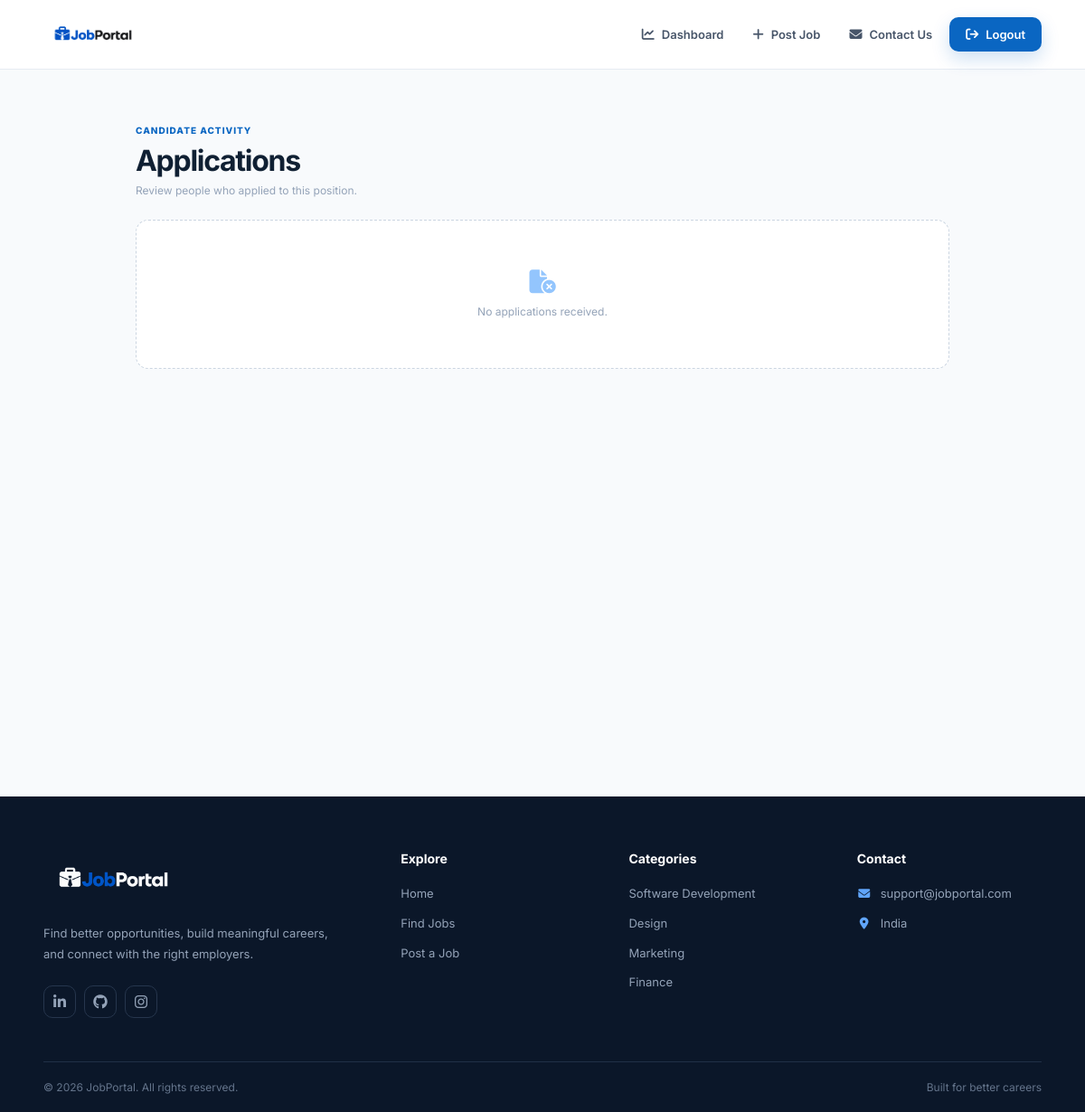
The app's page /job/12/applications/ (signed in), older data.
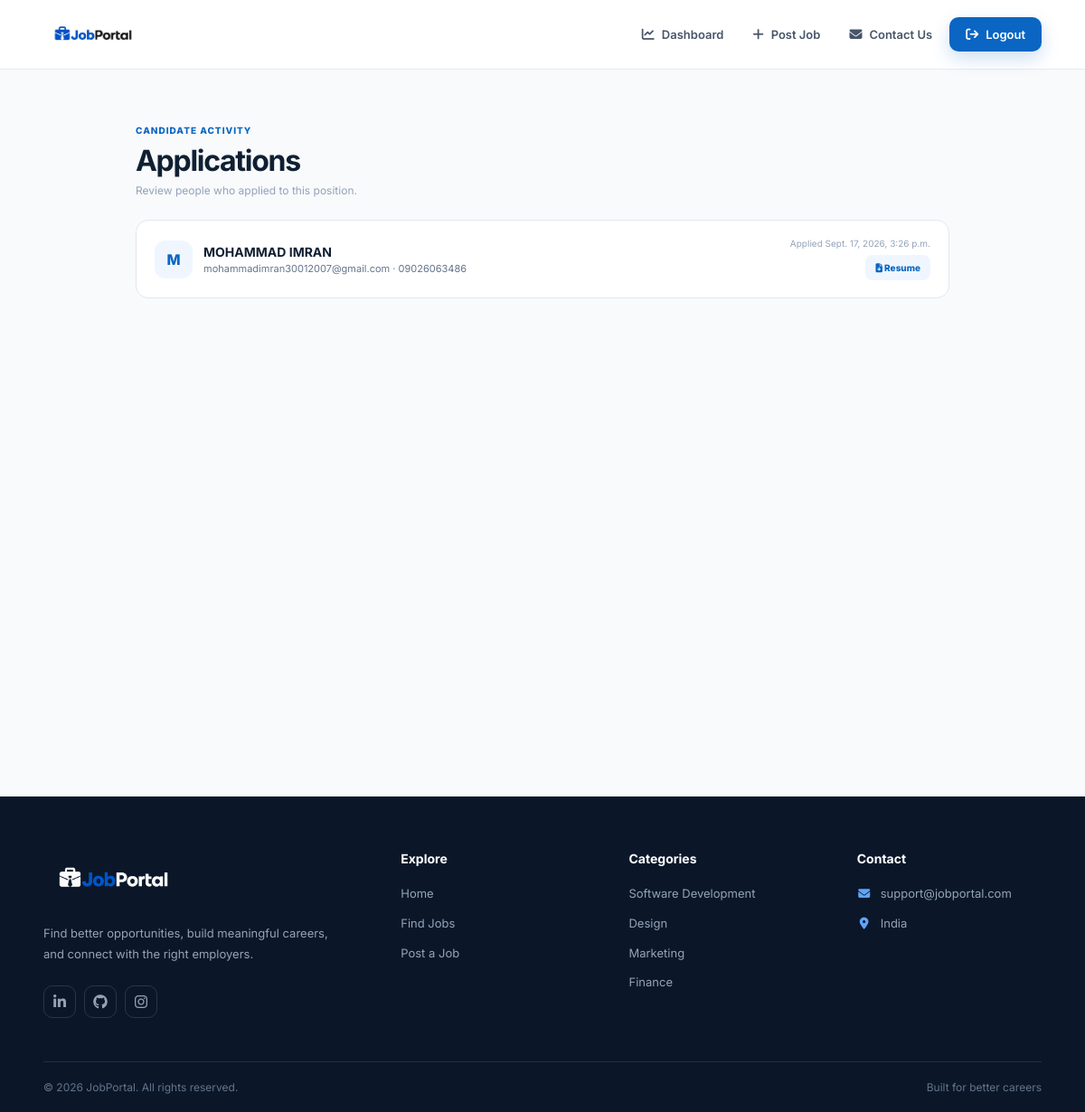
The same page, newer data.
### jbportal/models.py (models this page shows, shortened)
class JobApplication(models.Model):
    job = models.ForeignKey(Job, on_delete=models.CASCADE)
    name = models.CharField(max_length=100)
    email = models.EmailField()
    phone = models.CharField(max_length=15)
    resume = models.FileField(upload_to='resumes/')
    applied_date = models.DateTimeField(auto_now_add=True)

### jbportal/views.py (the view)
# urls.py: path('job/<int:id>/applications/', job_applications, name='job_applications'),
@login_required(login_url='login')
def job_applications(request, id):
    if request.user.profile.role != 'employer':
        return redirect('access-denied')
    job = Job.objects.get(id=id, added_by=request.user)
    applications = JobApplication.objects.filter(job=job).order_by('-applied_date')
    return render(request, 'job-applications.html', {
        'job': job,
        'applications': applications
    })

### templates/job-applications.html (shortened to what this page needs)
{% extends 'base.html' %}{% load static %}{% block head %}<link rel="stylesheet" href="{% static 'css/job-views.css' %}" />{% endblock%}{% block content %}
<section id="data-page">
  <div class="data-head">
    <span class="eyebrow">Candidate activity</span>
    <h1>Applications</h1>
    <p>Review people who applied to this position.</p>
  </div>
  <div class="data-list">
    {% if applications %}{% for application in applications %}
    <article class="data-card">
      <div class="person">
        <div class="avatar">{{ application.name|first|upper }}</div>
        <div>
          <h2>{{ application.name }}</h2>
          <p>{{ application.email }} · {{ application.phone }}</p>
        </div>
      </div>
      <div class="data-meta">
        <span>Applied {{ application.applied_date }}</span
        ><a
          class="resume-link"
          href="{{ application.resume.url }}"
          target="_blank"
          ><i class="fa-solid fa-file-arrow-down"></i> Resume</a
        >
      </div>
    </article>
    {% endfor %}{% else %}
    <div class="empty-data">
      <i class="fa-solid fa-file-circle-xmark"></i>
      <p>No applications received.</p>
    </div>
    {% endif %}
  </div>
</section>
{% endblock %}

Row changes from the older to the newer data that the page shows:
added JobApplication: name|first "M", name "MOHAMMAD IMRAN", email "mohammadimran30012007@gmail.com", phone "09026063486", applied_date "Sept. 17, 2026, 3:26 p.m."
Text that changed along with them:
text no longer shown: "No applications received."
